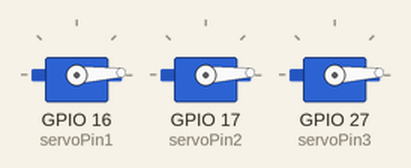
This sketch was run on a simulated ESP32. On the bench: 3 × servo.

Above: at 0.05 s.
At 0.65 s:
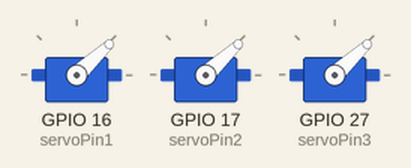
At 1.3 s:
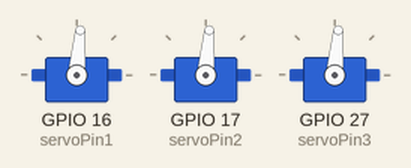
At 2.6 s:
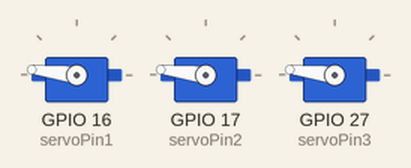
At 3.9 s:
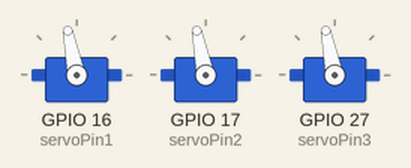
At 5.2 s:
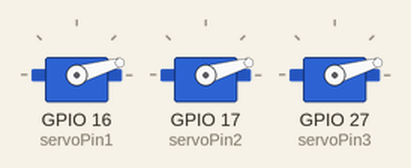
Timing chart, 0 to 7.1 s (numbered marks = the images above):
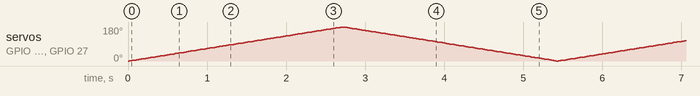

The sketch:

Sweep_multiple.ino
```cpp
#include <ESP32Servo.h>

Servo myservo1;
Servo myservo2;
Servo myservo3;

//4,5,25,26,27で動作確認、16,17は動作しない
const int servoPin1 = 16;
const int servoPin2 = 17;
const int servoPin3 = 27;

int pos = 0;

void setup() {
	myservo1.setPeriodHertz(50);
	myservo1.attach(servoPin1, 1000, 2000);
  myservo2.setPeriodHertz(50);
	myservo2.attach(servoPin2, 1000, 2000);
  myservo3.setPeriodHertz(50);
	myservo3.attach(servoPin3, 1000, 2000);
}

void loop() {

	for (pos = 0; pos <= 180; pos += 1) {
		// in steps of 1 degree
		myservo1.write(pos);
    myservo2.write(pos);
    myservo3.write(pos);
		delay(15);
	}
	for (pos = 180; pos >= 0; pos -= 1) {
		myservo1.write(pos);
    myservo2.write(pos);
    myservo3.write(pos);
		delay(15);
	}
}
```
